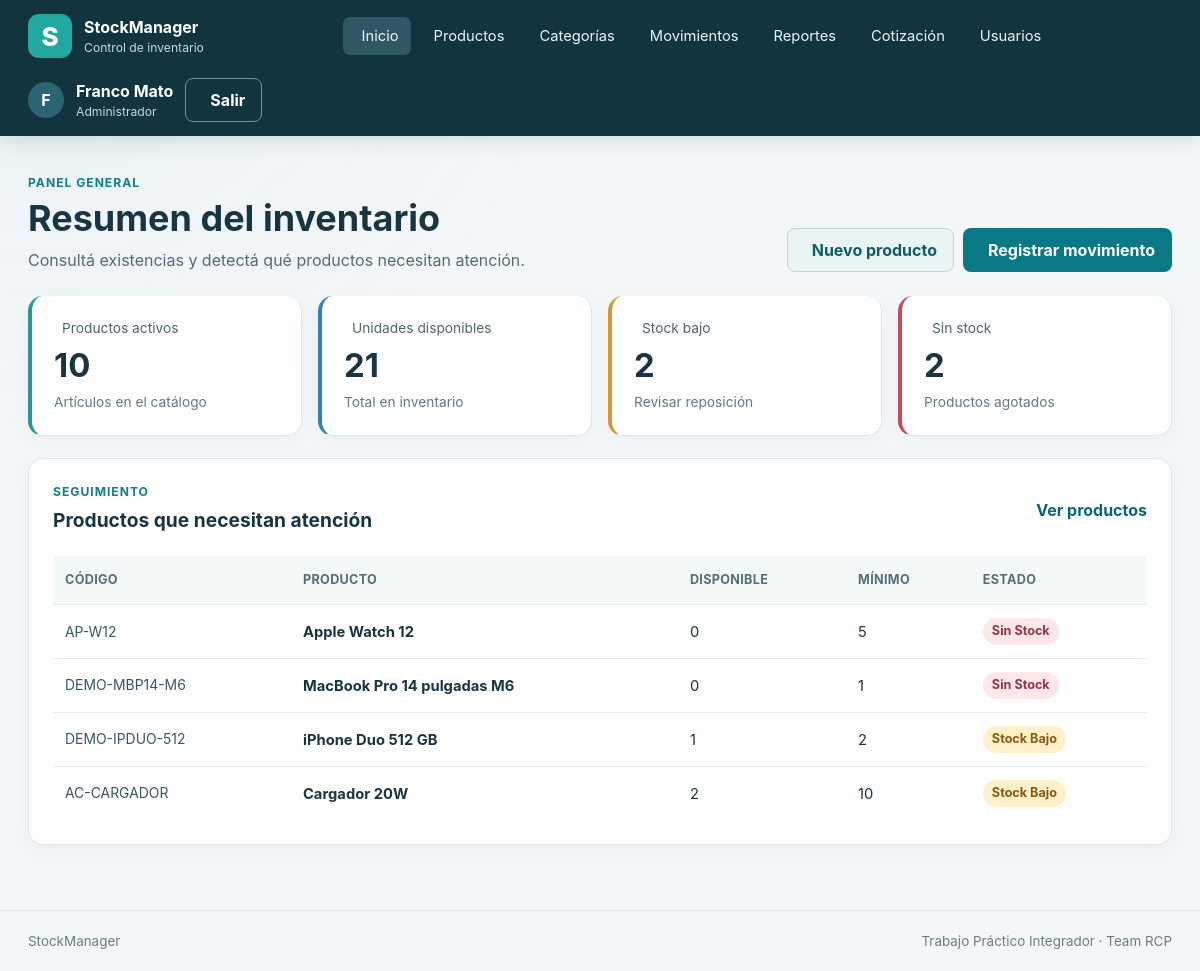
/ (signed in), run on the app's committed database.
### app/models.py (models this page shows)
class Usuario(db.Model):
    __tablename__ = "usuarios"
    __table_args__ = (
        db.Index(
            "idx_usuarios_correo_google",
            "correo_google",
            unique=True,
            sqlite_where=db.text("correo_google IS NOT NULL"),
        ),
        db.Index(
            "idx_usuarios_google_sub",
            "google_sub",
            unique=True,
            sqlite_where=db.text("google_sub IS NOT NULL"),
        ),
    )
    id = db.Column(db.Integer, primary_key=True)
    nombre = db.Column(db.Text, nullable=False)
    usuario = db.Column(db.Text, nullable=False, unique=True)
    password_hash = db.Column(db.Text, nullable=False)
    correo_google = db.Column(db.Text(collation="NOCASE"))
    google_sub = db.Column(db.Text)
    rol_id = db.Column(db.Integer, db.ForeignKey("roles.id", ondelete="RESTRICT"), nullable=False)
    activo = db.Column(db.Integer, nullable=False, default=1)
    creado_en = db.Column(db.Text, nullable=False, server_default=db.text("(strftime('%Y-%m-%dT%H:%M:%fZ', 'now'))"))
    rol = db.relationship("Rol")

class Rol(db.Model):
    __tablename__ = "roles"
    id = db.Column(db.Integer, primary_key=True)
    nombre = db.Column(db.Text, nullable=False, unique=True)
    descripcion = db.Column(db.Text, nullable=False)

class Producto(db.Model):
    __tablename__ = "productos"
    id = db.Column(db.Integer, primary_key=True)
    codigo = db.Column(db.Text, nullable=False, unique=True)
    nombre = db.Column(db.Text, nullable=False)
    descripcion = db.Column(db.Text)
    imagen = db.Column(db.Text)
    categoria_id = db.Column(db.Integer, db.ForeignKey("categorias.id", ondelete="RESTRICT"), nullable=False)
    precio_centavos = db.Column(db.Integer, nullable=False)
    stock_minimo = db.Column(db.Integer, nullable=False, default=0)
    activo = db.Column(db.Integer, nullable=False, default=1)
    creado_en = db.Column(db.Text, nullable=False, server_default=db.text("(strftime('%Y-%m-%dT%H:%M:%fZ', 'now'))"))
    actualizado_en = db.Column(db.Text, nullable=False, server_default=db.text("(strftime('%Y-%m-%dT%H:%M:%fZ', 'now'))"))
    categoria = db.relationship("Categoria")

### app/main/routes.py (the view)
@bp.get("/")
@login_requerido
def inicio():
    resumen = db.session.execute(text("SELECT * FROM vw_resumen_inventario")).mappings().one()
    bajo_stock = db.session.execute(text("""
        SELECT codigo, nombre, stock_actual, stock_minimo, estado_stock
        FROM vw_inventario WHERE estado_stock != 'NORMAL'
        ORDER BY stock_actual ASC, nombre LIMIT 30
    """)).mappings().all()
    return render_template("inicio.html", resumen=resumen, bajo_stock=bajo_stock)

### app/security.py (called while the page is built)
def csrf_token() -> str:
    if "csrf_token" not in session:
        session["csrf_token"] = secrets.token_urlsafe(32)
    return session["csrf_token"]

def validar_csrf() -> None:
    if request.method in {"POST", "PUT", "PATCH", "DELETE"}:
        actual = session.get("csrf_token", "")
        recibido = request.form.get("csrf_token", "")
        if not actual or not recibido or not hmac.compare_digest(actual, recibido):
            abort(400, description="Token CSRF inválido. Volvé a cargar el formulario.")

def login_requerido(func):
    @wraps(func)
    def wrapper(*args, **kwargs):
        if g.usuario is None:
            return redirect(url_for("auth.login"))
        return func(*args, **kwargs)
    return wrapper

### app/templates/inicio.html (shortened to what this page needs)
{% extends 'base.html' %}
{% block contenido %}
<section class="page-heading page-heading--dashboard">
  <div>
    <p class="eyebrow">Panel general</p>
    <h1>Resumen del inventario</h1>
    <p class="page-lead">Consultá existencias y detectá qué productos necesitan atención.</p>
  </div>
  <div class="heading-actions">
    {% if g.usuario.rol.nombre == 'administrador' %}
    <a class="button button--secondary" href="{{ url_for('productos.nuevo') }}"> Nuevo producto</a>
    {% endif %}
    <a class="button button--primary" href="{{ url_for('movimientos.nuevo') }}"> Registrar movimiento</a>
  </div>
</section>
<div class="stats-grid">
  <article class="stat-card">
    <span class="stat-label"> Productos activos</span>
    <strong>{{ resumen.total_productos }}</strong>
    <span class="stat-foot">Artículos en el catálogo</span>
  </article>
  <article class="stat-card stat-card--blue">
    <span class="stat-label"> Unidades disponibles</span>
    <strong>{{ resumen.total_unidades }}</strong>
    <span class="stat-foot">Total en inventario</span>
  </article>
  <article class="stat-card stat-card--amber">
    <span class="stat-label"> Stock bajo</span>
    <strong>{{ resumen.productos_stock_bajo }}</strong>
    <span class="stat-foot">Revisar reposición</span>
  </article>
  <article class="stat-card stat-card--red">
    <span class="stat-label"> Sin stock</span>
    <strong>{{ resumen.productos_sin_stock }}</strong>
    <span class="stat-foot">Productos agotados</span>
  </article>
</div>
<section class="panel">
  <div class="section-heading">
    <div>
      <p class="eyebrow">Seguimiento</p>
      <h2>Productos que necesitan atención</h2>
    </div>
    <a class="text-link" href="{{ url_for('productos.listar') }}">Ver productos </a>
  </div>
  {% if bajo_stock %}
  <div class="table-wrap">
    <table>
      <thead>
        <tr>
          <th>Código</th>
          <th>Producto</th>
          <th>Disponible</th>
          <th>Mínimo</th>
          <th>Estado</th>
        </tr>
      </thead>
      <tbody>
        {% for p in bajo_stock %}
        <tr>
          <td class="cell-code">{{ p.codigo }}</td>
          <td class="cell-primary">{{ p.nombre }}</td>
          <td>{{ p.stock_actual }}</td>
          <td>{{ p.stock_minimo }}</td>
          <td><span class="stock-badge stock-badge--{{ p.estado_stock|lower|replace('_', '-') }}">{{
              p.estado_stock|replace('_', ' ')|title }}</span></td>
        </tr>
        {% endfor %}
      </tbody>
    </table>
  </div>
  {% else %}
  <div class="empty-state">
    <span class="empty-icon" aria-hidden="true">✓</span>
    <p>Todo en orden. No hay productos por debajo del mínimo.</p>
  </div>
  {% endif %}
</section>
{% endblock %}

### app/templates/base.html (shortened to what this page needs)
<!doctype html>
<html lang="es-AR">
<head>
  <link rel="stylesheet" href="{{ url_for('static', filename='css/styles.css') }}">
  <link rel="stylesheet" href="{{ url_for('static', filename='vendor/fontawesome/css/solid.min.css') }}">
  <link rel="stylesheet" href="{{ url_for('static', filename='vendor/sweetalert2/sweetalert2.min.css') }}">
</head>
<body>
  <header class="site-header">
    <div class="header-inner">
      <a class="brand" href="{{ url_for('main.inicio') }}" aria-label="StockManager, ir al inicio">
        <span class="brand-mark" aria-hidden="true">S</span>
        <span class="brand-copy">
          <strong>StockManager</strong>
          <small>Control de inventario</small>
        </span>
      </a>
      {% if g.usuario %}
      <nav class="main-nav" aria-label="Menú principal">
        <a href="{{ url_for('main.inicio') }}" {% if request.endpoint=='main.inicio' %}aria-current="page" {% endif
          %}><span>Inicio</span></a>
        <a href="{{ url_for('productos.listar') }}" ><span>Productos</span></a>
        <a href="{{ url_for('categorias.listar') }}" ><span>Categorías</span></a>
        <a href="{{ url_for('movimientos.listar') }}" ><span>Movimientos</span></a>
        <a href="{{ url_for('reportes.inicio') }}" ><span>Reportes</span></a>
        {% if g.usuario.rol.nombre == 'administrador' %}
        <a href="{{ url_for('cotizaciones.inicio') }}"><span>Cotización</span></a>
        <a href="{{ url_for('usuarios.listar') }}" ><span>Usuarios</span></a>
        {% endif %}
      </nav>
      <div class="user-menu">
        <span class="user-avatar" aria-hidden="true">{{ g.usuario.nombre[:1]|upper }}</span>
        <span class="user-details">
          <strong>{{ g.usuario.nombre }}</strong>
          <small>{{ g.usuario.rol.nombre|capitalize }}</small>
        </span>
        <form method="post" action="{{ url_for('auth.logout') }}">
          <button class="button button--quiet" type="submit"><span>Salir</span></button>
        </form>
      </div>
      {% endif %}
    </div>
  </header>
  <main class="page-shell">
    {% block contenido %}{% endblock %}
  </main>
  <footer class="site-footer">
    <span>StockManager</span>
    <span>Trabajo Práctico Integrador · Team RCP</span>
  </footer>
</body>
</html>

### data on the page
Usuario: usuario "F", usuario.nombre "Franco Mato"
Rol: usuario.rol.nombre "Administrador"
Producto: codigo "AP-W12", nombre "Apple Watch 12", stock_actual "0", stock_minimo "5", estado_stock "Sin Stock"
Producto: codigo "DEMO-MBP14-M6", nombre "MacBook Pro 14 pulgadas M6", stock_actual "0", stock_minimo "1", estado_stock "Sin Stock"
Producto: codigo "DEMO-IPDUO-512", nombre "iPhone Duo 512 GB", stock_actual "1", stock_minimo "2", estado_stock "Stock Bajo"
Producto: codigo "AC-CARGADOR", nombre "Cargador 20W", stock_actual "2", stock_minimo "10", estado_stock "Stock Bajo"

### other printed values
{{ resumen.total_productos }} "10"
{{ resumen.total_unidades }} "21"
{{ resumen.productos_stock_bajo }} "2"
{{ resumen.productos_sin_stock }} "2"
